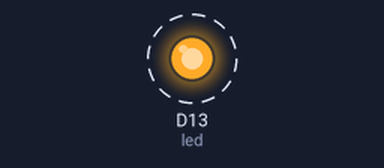
Bench run of a program on a simulated CircuitPython board. On the bench: output pins drawn as LEDs (lit = HIGH). Dashed ring = blinking.

Above: at 0.7 s.
Timing chart, 0 to 5.8 s (numbered marks = the images above):
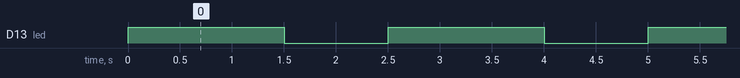

Measured:
- by itself, D13 (led): alternates HIGH for 1.5 s and LOW for 1.0 s

The program:

Week01_FlashLED.py
```python
# import modules
import board
from digitalio import DigitalInOut, Direction
import time

# declare objects and variables
led = DigitalInOut(board.D13)
led.direction = Direction.OUTPUT

# variables to control sleep time for blinking
onTime = 1.5
offTime = 1

# loop forever
while True:
    # turn the led on
    led.value = True
    time.sleep(onTime)
    # turn the led off
    led.value = False
    time.sleep(offTime)
```
